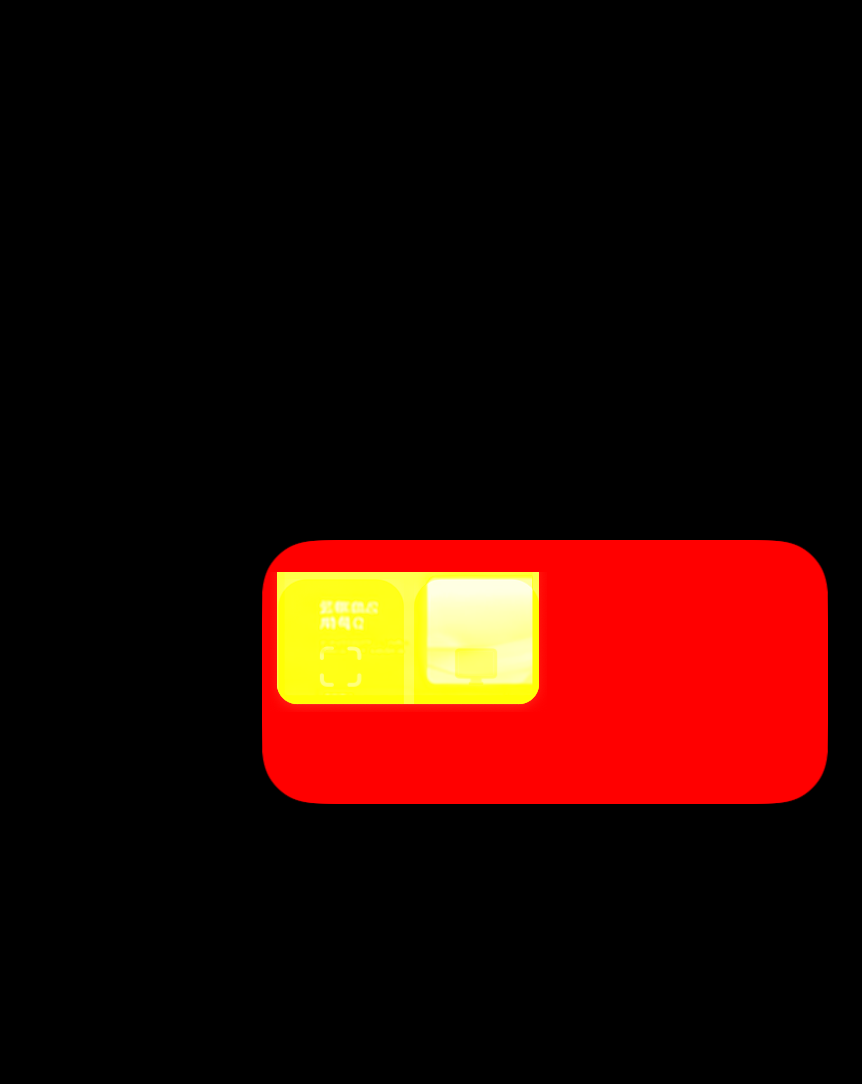
#> input picture engineering/native-desktop-forms/clip-review/A-planes.png, 862 x 1084 px
$ python verify-layers.py A-planes.png
#> lines starting #> are read from the running program, lines starting #| are printed output that depends on the picture; after the words box and inside, x2 and y2 are one past the last pixel; in counts of white or black regions, pixels touching at a corner belong together
#> further down, evidence is the input picture: PIL image 862x1084 RGB; mean R, G, B 40.1, 9.5, 3
"""Count actual row pixels inside/outside the native tray, using saved exposures.

With a raw paired-capture directory as a second argument, reconstruct the
lossless evidence image. With the PNG alone, reproduce its counts. Requires
Pillow. No browser, screenshot permission or running application is needed.
"""
import argparse
import json
from pathlib import Path

from PIL import Image, ImageChops


def exposure(directory, name):
    with Image.open(directory / (name + ".png")) as source:
        return source.convert("RGBA")


def extract(directory):
    capture = json.loads((directory / "paired.json").read_text())
    if capture["beforeAll"] != capture["afterAll"]:
        raise ValueError("native windows changed during layer capture")
    first = exposure(directory, "pair-full-start")
    last = exposure(directory, "pair-full-end")
    if first.size != last.size or first.tobytes() != last.tobytes():
        raise ValueError("composed pixels changed during layer capture")
    shell = exposure(directory, "pair-glass-noshadow").getchannel("A")
    cards = exposure(directory, "pair-all-rows").getchannel("A")
    without = exposure(directory, "pair-no-rows").convert("RGB")
    if not all(im.size == first.size for im in (shell, cards, without)):
        raise ValueError("raw layers must have the same capture bounds")
    r, g, b = ImageChops.difference(first.convert("RGB"), without).split()
    delta = ImageChops.lighter(r, ImageChops.lighter(g, b))
    return Image.merge("RGB", (shell, cards, delta))


def measure(image):
    if image.mode != "RGB":
        raise ValueError("expected RGB = glass alpha, card alpha, maximum RGB difference")
    shell, card, delta = image.split()
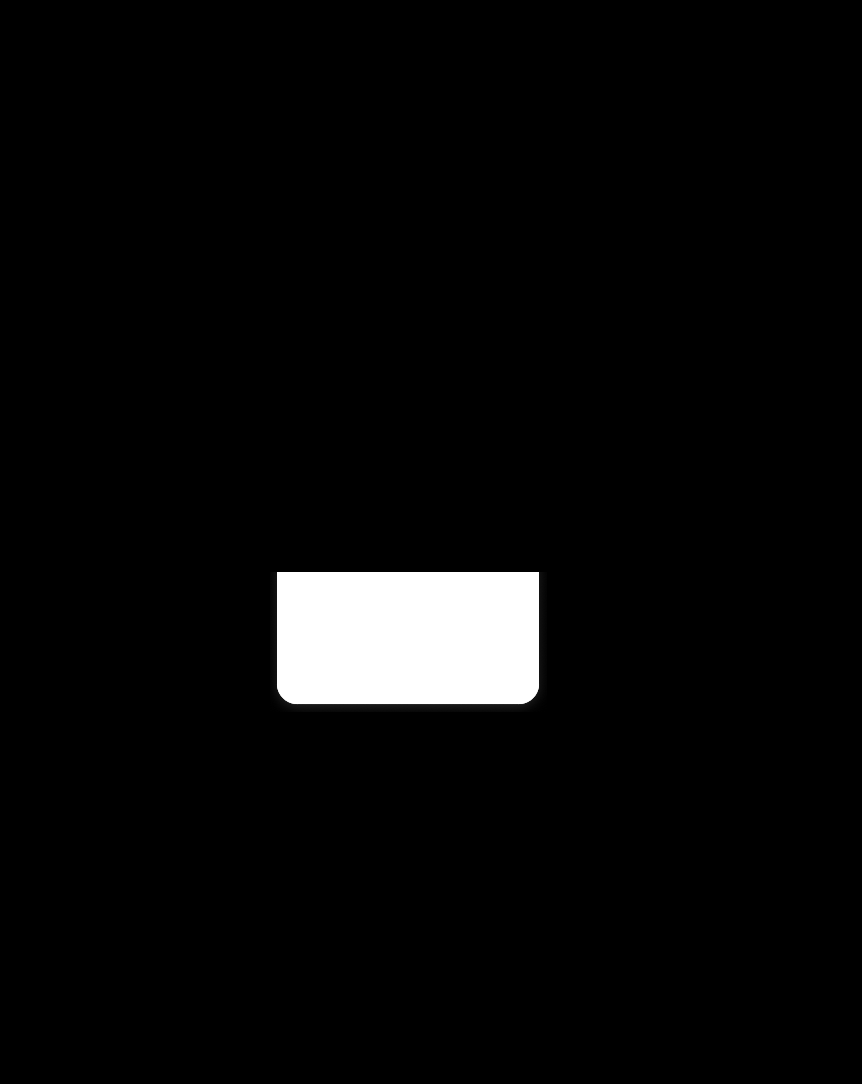
#> card: PIL image 862x1084 L; min 0, max 255, mean 9.5
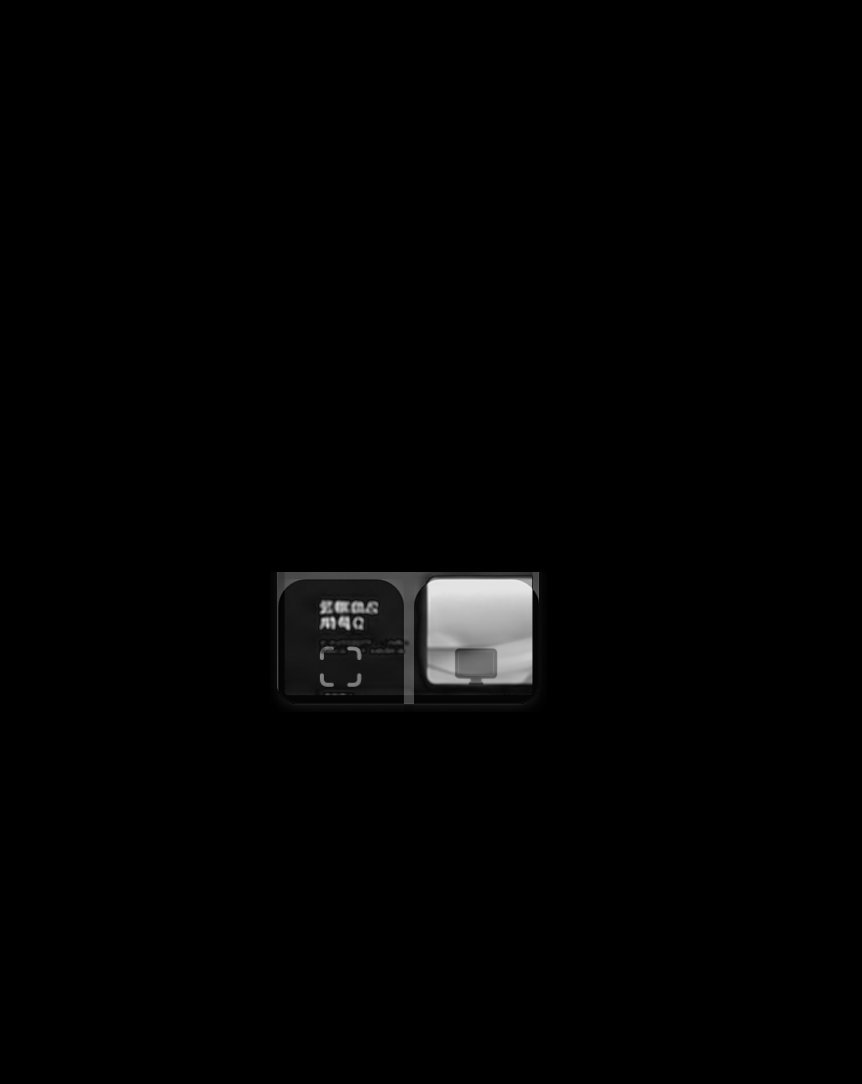
#> delta: PIL image 862x1084 L; min 0, max 236, mean 3
    bands = [("outside", 0, 0), ("fringe1to127", 1, 127),
             ("fringe128to254", 128, 254), ("opaque", 255, 255)]
    result = {}
    for name, low, high in bands:
        region = shell.point(lambda alpha: 255 if low <= alpha <= high else 0)
        cards, diffs = card.histogram(region), delta.histogram(region)
        result[name] = {"areaPx": sum(cards), "cardAlphaNonzeroPx": sum(cards[1:]),
                        "compositeChangedPx": sum(diffs[1:]),
                        "maxCompositeDelta": max((i for i, n in enumerate(diffs) if n), default=0)}
#> this loop made 4 passes
#> pass 1, in measure, `region = shell.point(lambda alpha: 255 if low <= alpha <= high else 0)`:
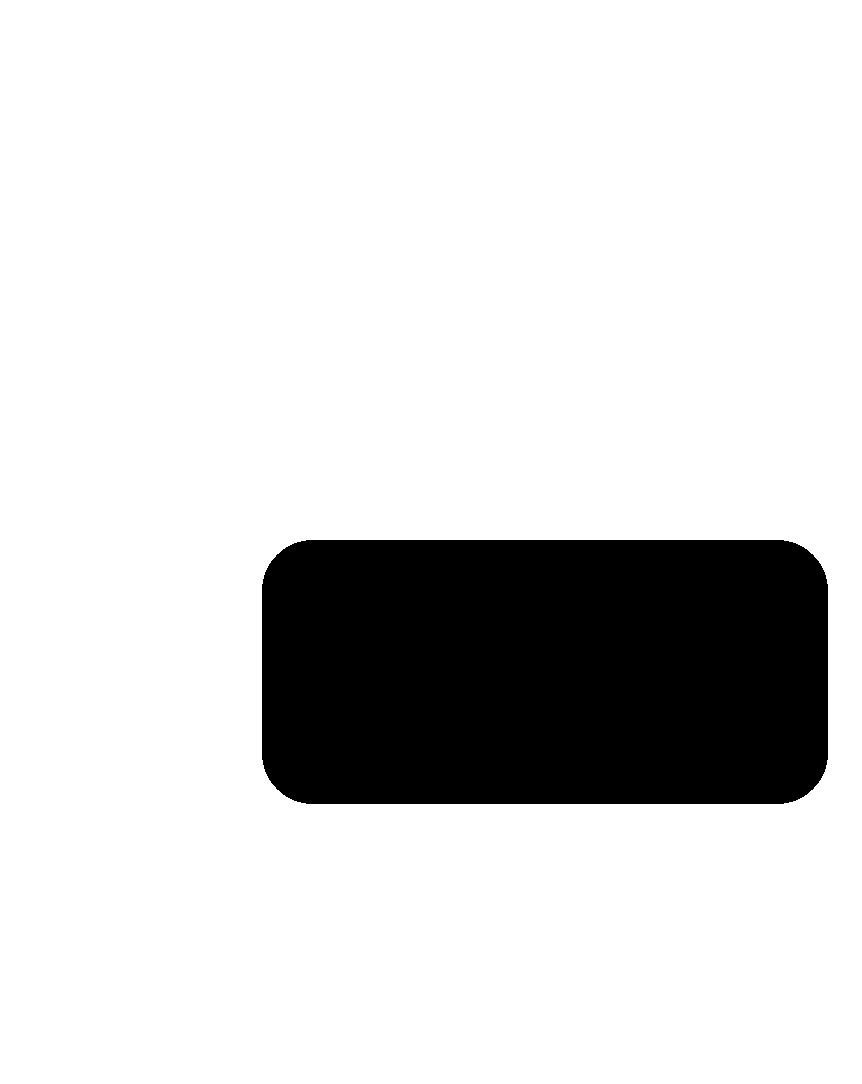
#> region: PIL image 862x1084 L; 84.2% white; 1 black region, box (x1, y1, x2, y2) and area: (262, 540, 828, 804) 147196
#> after the loop:
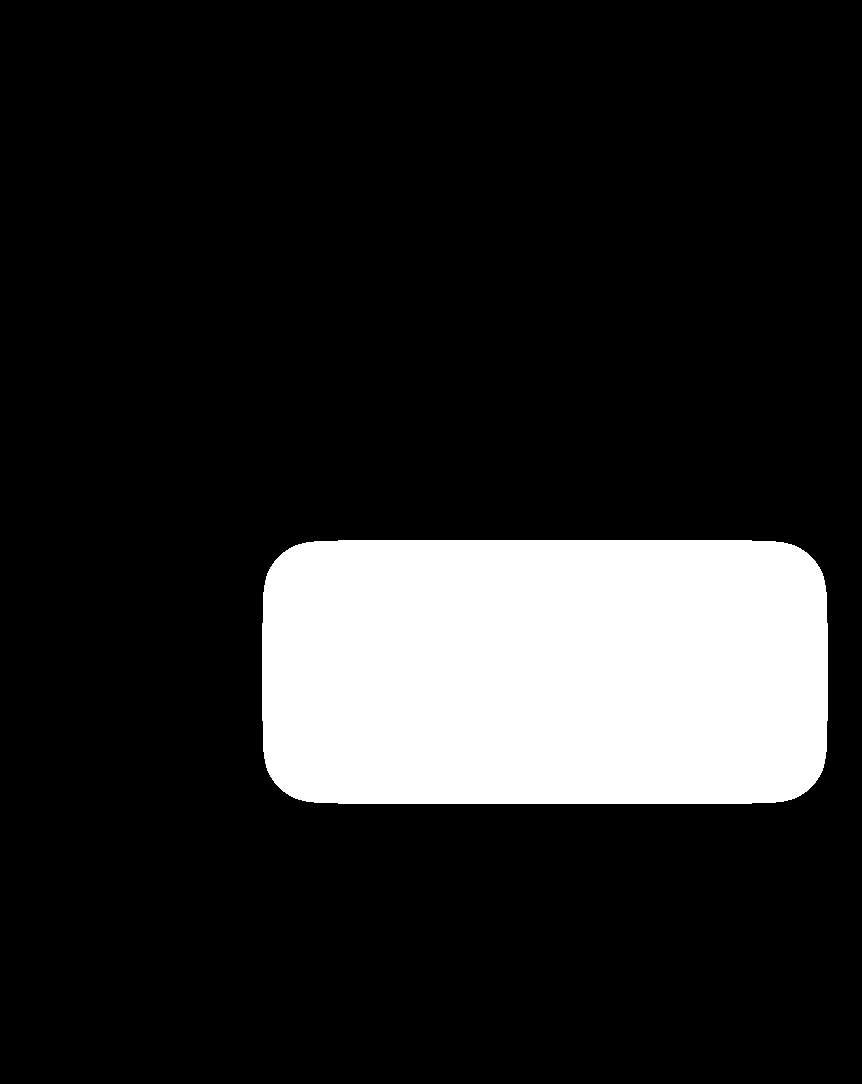
#> region: PIL image 862x1084 L; 15.7% white; 1 white region, box (x1, y1, x2, y2) and area: (262, 540, 828, 804) 146260
#> after the loop, result = 4 items
    if not result["opaque"]["cardAlphaNonzeroPx"]:
        raise ValueError("empty card exposure")
    return result


if __name__ == "__main__":
    parser = argparse.ArgumentParser(description=__doc__)
    parser.add_argument("image", type=Path)
    parser.add_argument("raw", type=Path, nargs="?")
    args = parser.parse_args()
    if args.raw:
        measured = extract(args.raw)
        if args.image.exists():
            with Image.open(args.image) as expected:
                if expected.mode != measured.mode or expected.size != measured.size or expected.tobytes() != measured.tobytes():
                    raise ValueError("stored planes differ from raw native layers")
        else:
            measured.save(args.image)
    with Image.open(args.image) as evidence:
        print(json.dumps(measure(evidence), indent=2))
#> (printed output is left out)
